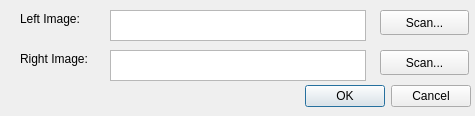
<?xml version="1.0" encoding="UTF-8"?>
<ui version="4.0">
 <class>stereodialog</class>
 <widget class="QDialog" name="stereodialog">
  <property name="geometry">
   <rect>
    <x>0</x>
    <y>0</y>
    <width>475</width>
    <height>116</height>
   </rect>
  </property>
  <property name="windowTitle">
   <string>Dialog</string>
  </property>
  <widget class="QDialogButtonBox" name="buttonBox">
   <property name="geometry">
    <rect>
     <x>130</x>
     <y>80</y>
     <width>341</width>
     <height>32</height>
    </rect>
   </property>
   <property name="orientation">
    <enum>Qt::Horizontal</enum>
   </property>
   <property name="standardButtons">
    <set>QDialogButtonBox::Cancel|QDialogButtonBox::Ok</set>
   </property>
  </widget>
  <widget class="QLabel" name="label_Left">
   <property name="geometry">
    <rect>
     <x>20</x>
     <y>10</y>
     <width>91</width>
     <height>17</height>
    </rect>
   </property>
   <property name="text">
    <string>Left Image:</string>
   </property>
  </widget>
  <widget class="QLabel" name="label_Right">
   <property name="geometry">
    <rect>
     <x>20</x>
     <y>50</y>
     <width>91</width>
     <height>17</height>
    </rect>
   </property>
   <property name="text">
    <string>Right Image:</string>
   </property>
  </widget>
  <widget class="QTextBrowser" name="textBrowser_Left">
   <property name="geometry">
    <rect>
     <x>110</x>
     <y>10</y>
     <width>256</width>
     <height>31</height>
    </rect>
   </property>
  </widget>
  <widget class="QTextBrowser" name="textBrowser_Right">
   <property name="geometry">
    <rect>
     <x>110</x>
     <y>50</y>
     <width>256</width>
     <height>31</height>
    </rect>
   </property>
  </widget>
  <widget class="QPushButton" name="pushButton_Left">
   <property name="geometry">
    <rect>
     <x>380</x>
     <y>10</y>
     <width>89</width>
     <height>25</height>
    </rect>
   </property>
   <property name="text">
    <string>Scan...</string>
   </property>
  </widget>
  <widget class="QPushButton" name="pushButton_Right">
   <property name="geometry">
    <rect>
     <x>380</x>
     <y>50</y>
     <width>89</width>
     <height>25</height>
    </rect>
   </property>
   <property name="text">
    <string>Scan...</string>
   </property>
  </widget>
 </widget>
 <resources/>
 <connections>
  <connection>
   <sender>buttonBox</sender>
   <signal>accepted()</signal>
   <receiver>stereodialog</receiver>
   <slot>accept()</slot>
   <hints>
    <hint type="sourcelabel">
     <x>248</x>
     <y>254</y>
    </hint>
    <hint type="destinationlabel">
     <x>157</x>
     <y>274</y>
    </hint>
   </hints>
  </connection>
  <connection>
   <sender>buttonBox</sender>
   <signal>rejected()</signal>
   <receiver>stereodialog</receiver>
   <slot>reject()</slot>
   <hints>
    <hint type="sourcelabel">
     <x>316</x>
     <y>260</y>
    </hint>
    <hint type="destinationlabel">
     <x>286</x>
     <y>274</y>
    </hint>
   </hints>
  </connection>
 </connections>
</ui>
